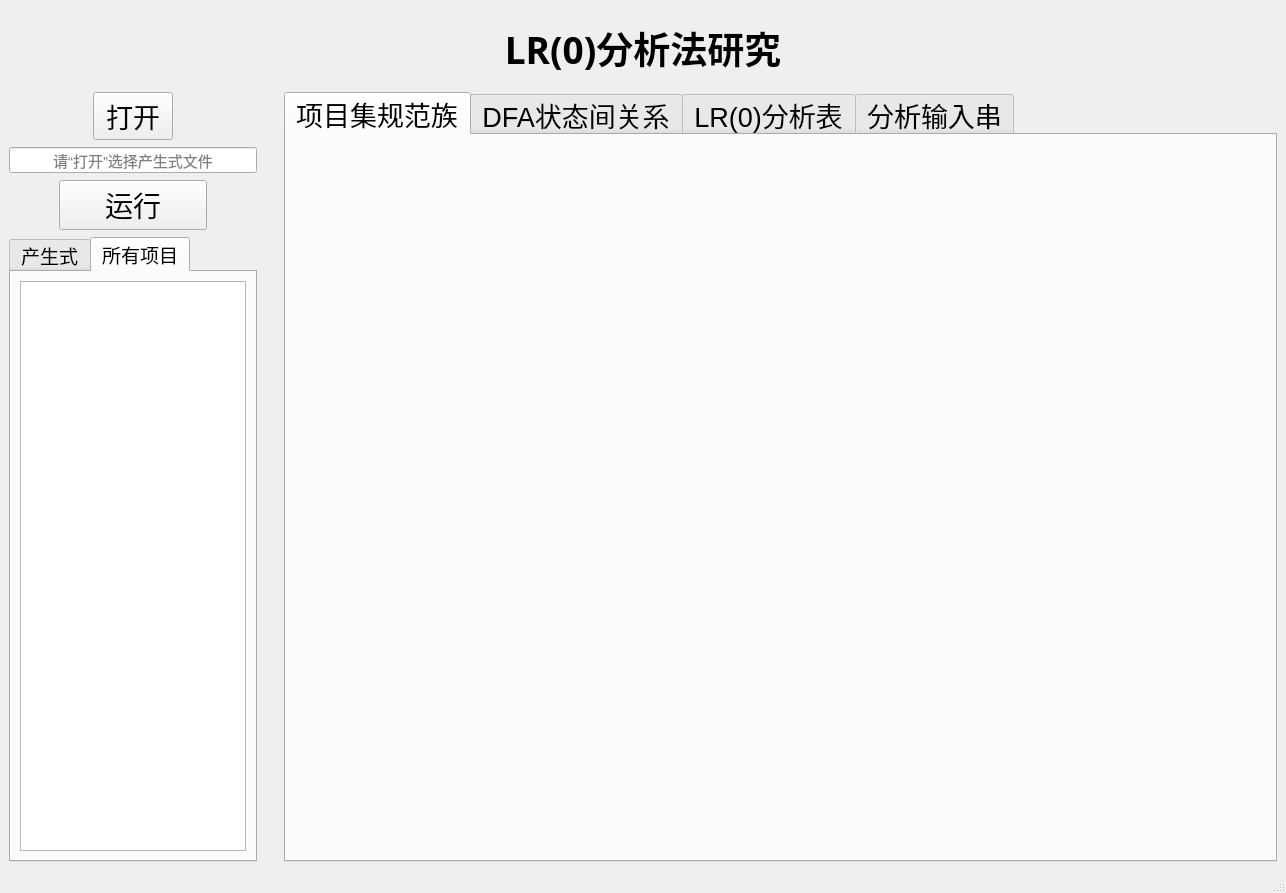
<?xml version="1.0" encoding="UTF-8"?>
<ui version="4.0">
 <class>MainWindow</class>
 <widget class="QMainWindow" name="MainWindow">
  <property name="geometry">
   <rect>
    <x>0</x>
    <y>0</y>
    <width>1286</width>
    <height>893</height>
   </rect>
  </property>
  <property name="windowTitle">
   <string>LR(0)分析法研究——编译原理课程设计</string>
  </property>
  <widget class="QWidget" name="centralwidget">
   <property name="sizePolicy">
    <sizepolicy hsizetype="Fixed" vsizetype="Preferred">
     <horstretch>0</horstretch>
     <verstretch>0</verstretch>
    </sizepolicy>
   </property>
   <layout class="QHBoxLayout" name="horizontalLayout_2">
    <item>
     <layout class="QVBoxLayout" name="verticalLayout_2" stretch="2,20">
      <item>
       <widget class="QLabel" name="topTitle_Label">
        <property name="font">
         <font>
          <family>楷体</family>
          <pointsize>28</pointsize>
          <weight>75</weight>
          <bold>true</bold>
          <underline>false</underline>
         </font>
        </property>
        <property name="text">
         <string>LR(0)分析法研究</string>
        </property>
        <property name="alignment">
         <set>Qt::AlignCenter</set>
        </property>
       </widget>
      </item>
      <item>
       <layout class="QHBoxLayout" name="horizontalLayout" stretch="2,8">
        <property name="spacing">
         <number>27</number>
        </property>
        <item>
         <layout class="QVBoxLayout" name="verticalLayout" stretch="3,2,3,20">
          <property name="spacing">
           <number>7</number>
          </property>
          <item>
           <layout class="QHBoxLayout" name="horizontalLayout_3" stretch="0,0,0">
            <item>
             <spacer name="horizontalSpacer">
              <property name="orientation">
               <enum>Qt::Horizontal</enum>
              </property>
              <property name="sizeHint" stdset="0">
               <size>
                <width>40</width>
                <height>20</height>
               </size>
              </property>
             </spacer>
            </item>
            <item>
             <widget class="QPushButton" name="openFileBtn">
              <property name="font">
               <font>
                <pointsize>20</pointsize>
               </font>
              </property>
              <property name="text">
               <string>打开</string>
              </property>
             </widget>
            </item>
            <item>
             <spacer name="horizontalSpacer_2">
              <property name="orientation">
               <enum>Qt::Horizontal</enum>
              </property>
              <property name="sizeHint" stdset="0">
               <size>
                <width>40</width>
                <height>20</height>
               </size>
              </property>
             </spacer>
            </item>
           </layout>
          </item>
          <item>
           <widget class="QLineEdit" name="fileNameLineEdit_">
            <property name="font">
             <font>
              <pointsize>11</pointsize>
             </font>
            </property>
            <property name="alignment">
             <set>Qt::AlignCenter</set>
            </property>
            <property name="readOnly">
             <bool>true</bool>
            </property>
            <property name="placeholderText">
             <string>请“打开”选择产生式文件</string>
            </property>
           </widget>
          </item>
          <item>
           <layout class="QHBoxLayout" name="horizontalLayout_4" stretch="1,3,1">
            <item>
             <spacer name="horizontalSpacer_3">
              <property name="orientation">
               <enum>Qt::Horizontal</enum>
              </property>
              <property name="sizeHint" stdset="0">
               <size>
                <width>40</width>
                <height>20</height>
               </size>
              </property>
             </spacer>
            </item>
            <item>
             <widget class="QPushButton" name="runBtn">
              <property name="font">
               <font>
                <pointsize>21</pointsize>
               </font>
              </property>
              <property name="text">
               <string>运行</string>
              </property>
             </widget>
            </item>
            <item>
             <spacer name="horizontalSpacer_4">
              <property name="orientation">
               <enum>Qt::Horizontal</enum>
              </property>
              <property name="sizeHint" stdset="0">
               <size>
                <width>40</width>
                <height>20</height>
               </size>
              </property>
             </spacer>
            </item>
           </layout>
          </item>
          <item>
           <widget class="QTabWidget" name="productionItem_tabWidget">
            <property name="font">
             <font>
              <pointsize>14</pointsize>
             </font>
            </property>
            <property name="tabShape">
             <enum>QTabWidget::Rounded</enum>
            </property>
            <property name="currentIndex">
             <number>1</number>
            </property>
            <widget class="QWidget" name="production_Tab">
             <attribute name="title">
              <string>产生式</string>
             </attribute>
             <layout class="QHBoxLayout" name="horizontalLayout_5">
              <item>
               <widget class="QListWidget" name="production_listWidget">
                <property name="font">
                 <font>
                  <pointsize>12</pointsize>
                 </font>
                </property>
               </widget>
              </item>
             </layout>
            </widget>
            <widget class="QWidget" name="Item_Tab">
             <attribute name="title">
              <string>所有项目</string>
             </attribute>
             <layout class="QHBoxLayout" name="horizontalLayout_6">
              <item>
               <widget class="QListWidget" name="item_listWidget">
                <property name="font">
                 <font>
                  <pointsize>12</pointsize>
                 </font>
                </property>
               </widget>
              </item>
             </layout>
            </widget>
           </widget>
          </item>
         </layout>
        </item>
        <item>
         <widget class="QTabWidget" name="function_tabWidget">
          <property name="font">
           <font>
            <pointsize>20</pointsize>
           </font>
          </property>
          <property name="currentIndex">
           <number>0</number>
          </property>
          <widget class="QWidget" name="canonicalItemSet_Tab">
           <attribute name="title">
            <string>项目集规范族</string>
           </attribute>
          </widget>
          <widget class="QWidget" name="dfaState_Tab">
           <attribute name="title">
            <string>DFA状态间关系</string>
           </attribute>
          </widget>
          <widget class="QWidget" name="action_goto_Tab">
           <attribute name="title">
            <string>LR(0)分析表</string>
           </attribute>
           <layout class="QVBoxLayout" name="verticalLayout_3">
            <item>
             <layout class="QHBoxLayout" name="horizontalLayout_8" stretch="2,5,5">
              <item>
               <spacer name="horizontalSpacer_5">
                <property name="orientation">
                 <enum>Qt::Horizontal</enum>
                </property>
                <property name="sizeHint" stdset="0">
                 <size>
                  <width>40</width>
                  <height>20</height>
                 </size>
                </property>
               </spacer>
              </item>
              <item>
               <widget class="QLabel" name="label">
                <property name="font">
                 <font>
                  <pointsize>17</pointsize>
                 </font>
                </property>
                <property name="text">
                 <string>TextLabel</string>
                </property>
                <property name="alignment">
                 <set>Qt::AlignCenter</set>
                </property>
               </widget>
              </item>
              <item>
               <widget class="QLabel" name="label_2">
                <property name="font">
                 <font>
                  <pointsize>17</pointsize>
                 </font>
                </property>
                <property name="text">
                 <string>TextLabel</string>
                </property>
                <property name="alignment">
                 <set>Qt::AlignCenter</set>
                </property>
               </widget>
              </item>
             </layout>
            </item>
            <item>
             <layout class="QHBoxLayout" name="horizontalLayout_7" stretch="1,3,3">
              <item>
               <widget class="QTableWidget" name="tableWidget"/>
              </item>
              <item>
               <widget class="QTableWidget" name="tableWidget_2"/>
              </item>
              <item>
               <widget class="QTableWidget" name="tableWidget_3"/>
              </item>
             </layout>
            </item>
           </layout>
          </widget>
          <widget class="QWidget" name="analysis_process_Tab">
           <attribute name="title">
            <string>分析输入串</string>
           </attribute>
           <layout class="QVBoxLayout" name="verticalLayout_4">
            <item>
             <widget class="QWidget" name="widget" native="true">
              <layout class="QVBoxLayout" name="verticalLayout_5" stretch="2,20">
               <item>
                <widget class="QWidget" name="widget_2" native="true">
                 <layout class="QHBoxLayout" name="horizontalLayout_10">
                  <item>
                   <widget class="QLabel" name="label_3">
                    <property name="font">
                     <font>
                      <pointsize>13</pointsize>
                     </font>
                    </property>
                    <property name="text">
                     <string>请输入要分析的字符串： </string>
                    </property>
                   </widget>
                  </item>
                  <item>
                   <widget class="QLineEdit" name="lineEdit">
                    <property name="font">
                     <font>
                      <pointsize>14</pointsize>
                     </font>
                    </property>
                    <property name="placeholderText">
                     <string>不需要以特殊符号结尾，默认结尾自动添加“#”</string>
                    </property>
                   </widget>
                  </item>
                  <item>
                   <widget class="QPushButton" name="pushButton">
                    <property name="font">
                     <font>
                      <pointsize>15</pointsize>
                     </font>
                    </property>
                    <property name="text">
                     <string>开始分析</string>
                    </property>
                   </widget>
                  </item>
                 </layout>
                </widget>
               </item>
               <item>
                <widget class="QTableWidget" name="tableWidget_4"/>
               </item>
              </layout>
             </widget>
            </item>
           </layout>
           <zorder>widget</zorder>
           <zorder>runBtn</zorder>
          </widget>
         </widget>
        </item>
       </layout>
      </item>
     </layout>
    </item>
   </layout>
  </widget>
  <widget class="QStatusBar" name="statusbar"/>
 </widget>
 <resources/>
 <connections/>
</ui>
